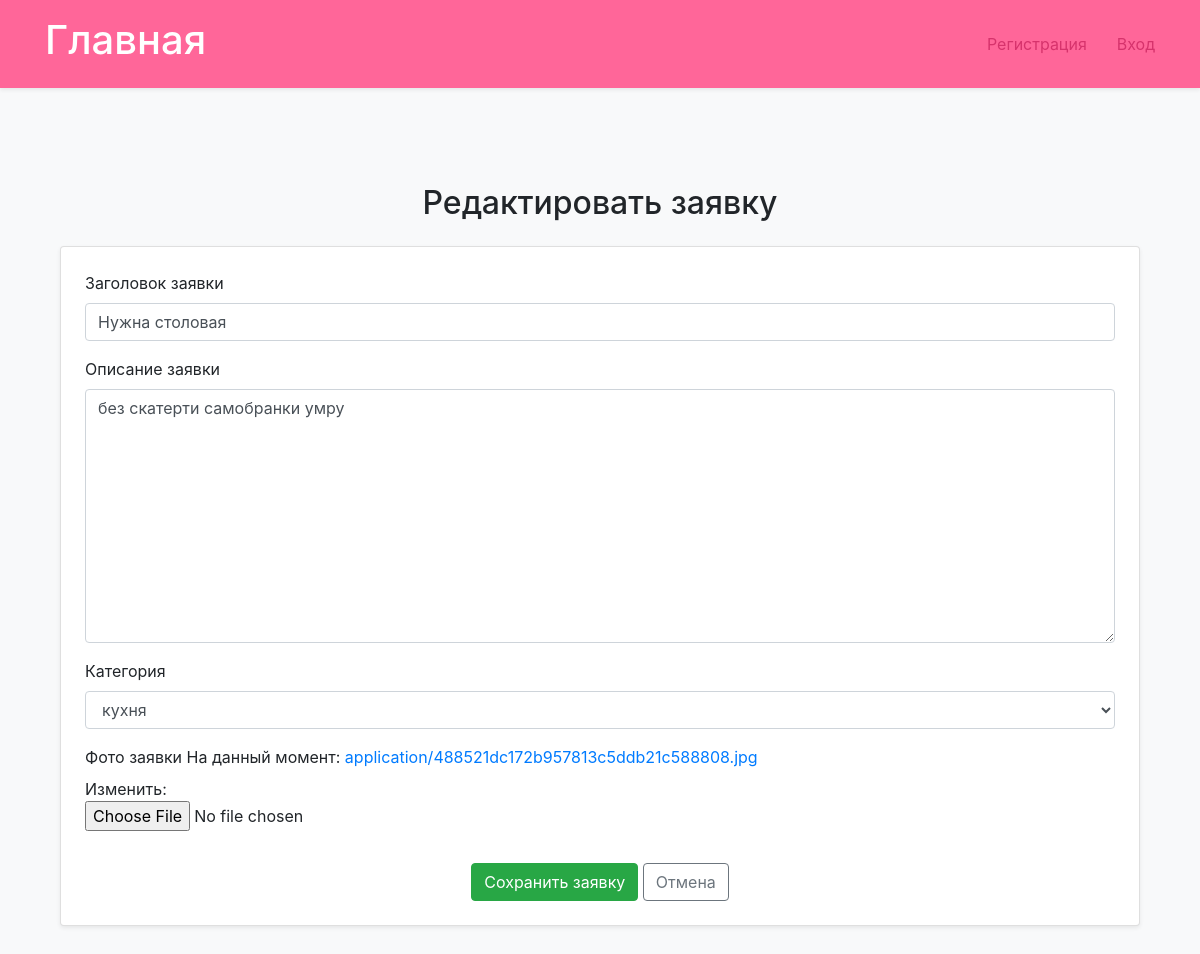
The app's page /catalog/application/1/edit/, older data.
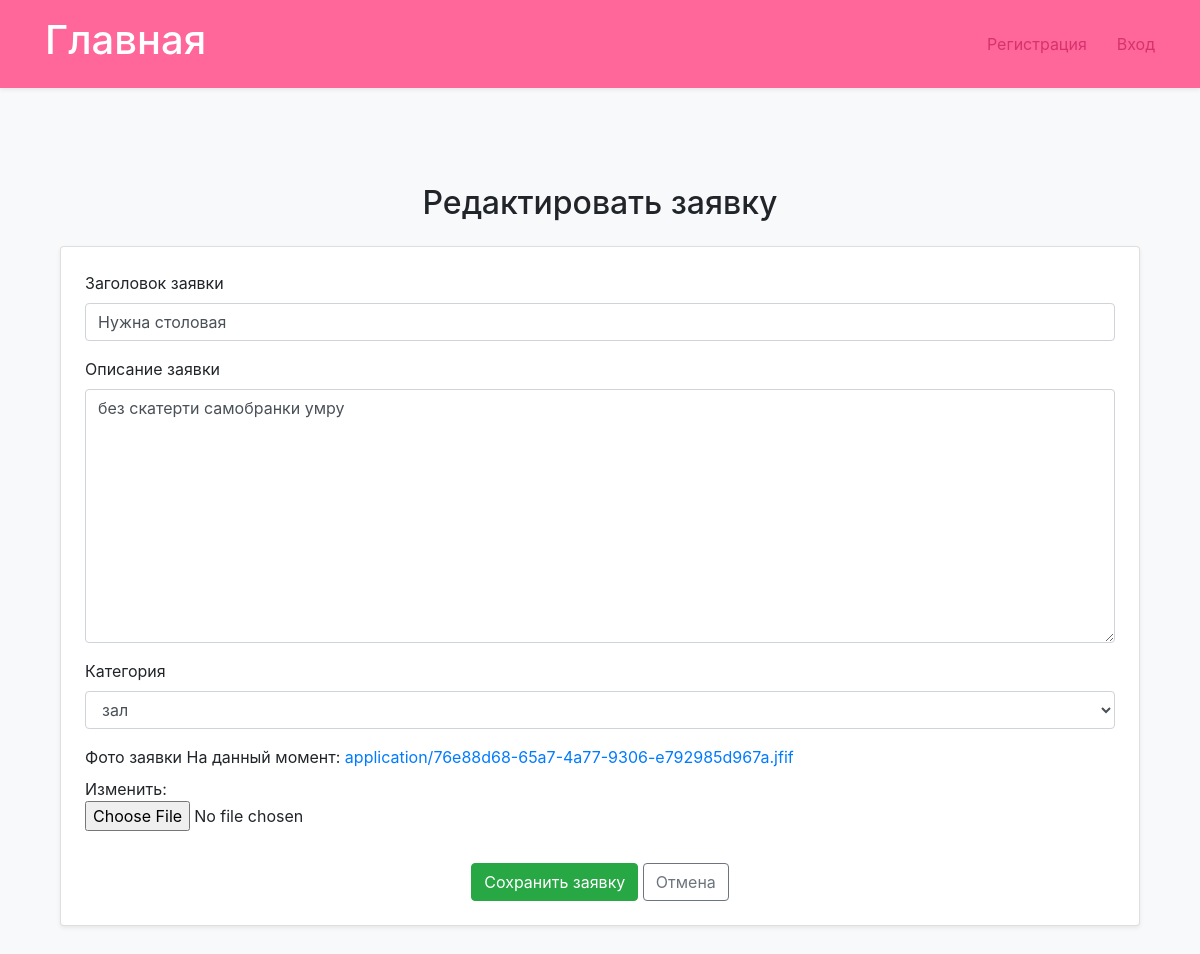
The same page, newer data.
### catalog/models.py (models this page shows, shortened)
class Application(models.Model):
    user = models.ForeignKey(
        settings.AUTH_USER_MODEL,
        on_delete=models.CASCADE,
        related_name='applications',
        verbose_name='Пользователь'
    )
    title = models.CharField(max_length=200, verbose_name='Напишите заголовок к заявке ')
    description = models.TextField(verbose_name='Напишите описание для заявки')
    category = models.ForeignKey(Category, on_delete=models.CASCADE, verbose_name='Выберите категорию заявки')
    image = models.FileField(
        upload_to='application',
        validators=[validate_image],
        verbose_name='Загрузите фото заявки'
    )
    LOAN_STATUS = (
        ('new', 'новая'),
        ('active','принято'),
        ('done','выполнено'),
    )
    status = models.CharField(max_length=20, choices=LOAN_STATUS,
                              default='new', verbose_name='статус заявки',
                              help_text='статус заявки')
    created_at = models.DateTimeField(auto_now_add=True, help_text='дата и время создания')
    def display_category(self):
        return self.category.name if self.category else "Без категории"
    display_category.short_description = 'Category'

### catalog/views.py (the view)
# urls.py: path('application/<int:pk>/edit/', views.update_application, name='edit_application'),
def update_application(request, pk):
    application = get_object_or_404(Application, pk=pk)
    if request.method == 'POST':
        form = ApplicationForm(request.POST, request.FILES, instance=application)
        if form.is_valid():
            form.save()
            ApplicationHistory.objects.create(
                application=application,
                changed_by=request.user,
                change_description=f"Заявка обновлена: {form.cleaned_data['title']}"
            )
            return redirect('catalog:application_detail', pk=application.pk)
    else:
        form = ApplicationForm(instance=application)
    return render(request, 'catalog/application_form.html', {'form': form})

### catalog/forms.py
class ApplicationForm(forms.ModelForm):
    class Meta:
        model = Application
        fields = ['title', 'description', 'category', 'image']
        labels = {
            'title': 'Заголовок заявки',
            'description': 'Описание заявки',
            'category': 'Категория',
            'image': 'Фото заявки',
        }
        widgets = {
            'title': forms.TextInput(attrs={'class': 'form-control', 'placeholder': 'Введите заголовок'}),
            'description': forms.Textarea(attrs={'class': 'form-control', 'placeholder': 'Введите описание'}),
            'category': forms.Select(attrs={'class': 'form-control'}),
            'image': forms.ClearableFileInput(attrs={'class': 'form-control-file'}),
        }

### catalog/models.py (called while the page is built)
    def __str__(self):
        return self.name

### catalog/templates/catalog/application_form.html (shortened to what this page needs)
{% extends 'catalog/base_generic.html' %}
{% block content %}
<div class="container my-5">
    <h2 class="text-center mb-4">{% if form.instance.pk %}Редактировать{% else %}Создать{% endif %} заявку</h2>
    <div class="card shadow-sm p-4">
        <form method="post" enctype="multipart/form-data">
            <div class="row g-3">
                {% for field in form %}
                <div class="col-md-12">
                    <div class="mb-3">
                        <label class="form-label">{{ field.label }}</label>
                        {{ field }}
                    </div>
                </div>
                {% endfor %}
            </div>
            <div class="text-center">
                <button type="submit" class="btn btn-success mt-3">Сохранить заявку</button>
                <a href="{% url 'catalog:index' %}" class="btn btn-outline-secondary mt-3">Отмена</a>
            </div>
        </form>
    </div>
</div>
{% endblock %}

Row changes from the older to the newer data that the page shows:
changed Application "Нужна столовая": category "кухня" → "зал"
Text that changed along with them:
text no longer shown: "На данный момент: application/488521dc172b957813c5ddb21c588808.jpg Изменить:"
text now shown: "На данный момент: application/76e88d68-65a7-4a77-9306-e792985d967a.jfif Изменить:"
